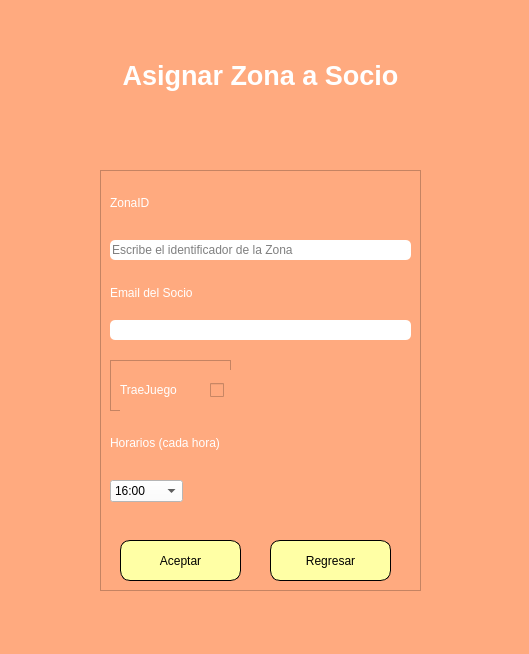
<?xml version="1.0" encoding="UTF-8"?>
<ui version="4.0">
 <class>MainWindow</class>
 <widget class="QMainWindow" name="MainWindow">
  <property name="geometry">
   <rect>
    <x>0</x>
    <y>0</y>
    <width>529</width>
    <height>654</height>
   </rect>
  </property>
  <property name="windowTitle">
   <string>MainWindow</string>
  </property>
  <property name="styleSheet">
   <string notr="true">background-color: rgb(255, 170, 127);</string>
  </property>
  <widget class="QWidget" name="centralwidget">
   <widget class="QLabel" name="label">
    <property name="geometry">
     <rect>
      <x>0</x>
      <y>0</y>
      <width>521</width>
      <height>151</height>
     </rect>
    </property>
    <property name="font">
     <font>
      <pointsize>16</pointsize>
      <italic>false</italic>
     </font>
    </property>
    <property name="toolTip">
     <string>&lt;html&gt;&lt;head/&gt;&lt;body&gt;&lt;p&gt;&lt;br/&gt;&lt;/p&gt;&lt;/body&gt;&lt;/html&gt;</string>
    </property>
    <property name="text">
     <string>&lt;html&gt;&lt;head/&gt;&lt;body&gt;&lt;p align=&quot;center&quot;&gt;&lt;span style=&quot; font-size:20pt; font-weight:600; color:#ffffff;&quot;&gt;Asignar Zona a Socio&lt;/span&gt;&lt;/p&gt;&lt;/body&gt;&lt;/html&gt;</string>
    </property>
   </widget>
   <widget class="QFrame" name="frame">
    <property name="geometry">
     <rect>
      <x>100</x>
      <y>170</y>
      <width>321</width>
      <height>421</height>
     </rect>
    </property>
    <property name="frameShape">
     <enum>QFrame::StyledPanel</enum>
    </property>
    <property name="frameShadow">
     <enum>QFrame::Raised</enum>
    </property>
    <widget class="QLabel" name="label_4">
     <property name="geometry">
      <rect>
       <x>10</x>
       <y>100</y>
       <width>281</width>
       <height>47</height>
      </rect>
     </property>
     <property name="styleSheet">
      <string notr="true">font: 11pt &quot;MS Shell Dlg 2&quot;;</string>
     </property>
     <property name="text">
      <string>&lt;html&gt;&lt;head/&gt;&lt;body&gt;&lt;p&gt;&lt;span style=&quot; color:#ffffff;&quot;&gt;Email del Socio&lt;/span&gt;&lt;/p&gt;&lt;/body&gt;&lt;/html&gt;</string>
     </property>
    </widget>
    <widget class="QLabel" name="EmailEdit">
     <property name="geometry">
      <rect>
       <x>10</x>
       <y>10</y>
       <width>301</width>
       <height>47</height>
      </rect>
     </property>
     <property name="styleSheet">
      <string notr="true">font: 11pt &quot;MS Shell Dlg 2&quot;;</string>
     </property>
     <property name="text">
      <string>&lt;html&gt;&lt;head/&gt;&lt;body&gt;&lt;p&gt;&lt;span style=&quot; color:#ffffff;&quot;&gt;ZonaID&lt;/span&gt;&lt;/p&gt;&lt;/body&gt;&lt;/html&gt;</string>
     </property>
    </widget>
    <widget class="QLineEdit" name="zonaEdit">
     <property name="geometry">
      <rect>
       <x>10</x>
       <y>70</y>
       <width>301</width>
       <height>20</height>
      </rect>
     </property>
     <property name="styleSheet">
      <string notr="true">background-color: rgb(255, 255, 255);
border-radius:5px;</string>
     </property>
     <property name="placeholderText">
      <string>Escribe el identificador de la Zona</string>
     </property>
    </widget>
    <widget class="QPushButton" name="aceptarBoton">
     <property name="geometry">
      <rect>
       <x>20</x>
       <y>370</y>
       <width>121</width>
       <height>41</height>
      </rect>
     </property>
     <property name="toolTip">
      <string>&lt;html&gt;&lt;head/&gt;&lt;body&gt;&lt;p&gt;&lt;span style=&quot; color:#ffffff;&quot;&gt;Login&lt;/span&gt;&lt;/p&gt;&lt;/body&gt;&lt;/html&gt;</string>
     </property>
     <property name="styleSheet">
      <string notr="true">font: 11pt &quot;MS Shell Dlg 2&quot;;
background-color: rgb(255, 255, 165);
border-radius:10px;
border: 1px solid black;</string>
     </property>
     <property name="text">
      <string>Aceptar</string>
     </property>
    </widget>
    <widget class="QPushButton" name="regresarBoton">
     <property name="geometry">
      <rect>
       <x>170</x>
       <y>370</y>
       <width>121</width>
       <height>41</height>
      </rect>
     </property>
     <property name="toolTip">
      <string>&lt;html&gt;&lt;head/&gt;&lt;body&gt;&lt;p&gt;&lt;span style=&quot; color:#ffffff;&quot;&gt;Login&lt;/span&gt;&lt;/p&gt;&lt;/body&gt;&lt;/html&gt;</string>
     </property>
     <property name="styleSheet">
      <string notr="true">font: 11pt &quot;MS Shell Dlg 2&quot;;
background-color: rgb(255, 255, 165);
border-radius:10px;
border: 1px solid black;</string>
     </property>
     <property name="text">
      <string>Regresar</string>
     </property>
    </widget>
    <widget class="QLabel" name="label_6">
     <property name="geometry">
      <rect>
       <x>10</x>
       <y>250</y>
       <width>281</width>
       <height>47</height>
      </rect>
     </property>
     <property name="styleSheet">
      <string notr="true">font: 11pt &quot;MS Shell Dlg 2&quot;;</string>
     </property>
     <property name="text">
      <string>&lt;html&gt;&lt;head/&gt;&lt;body&gt;&lt;p&gt;&lt;span style=&quot; color:#ffffff;&quot;&gt;Horarios (cada hora)&lt;/span&gt;&lt;/p&gt;&lt;/body&gt;&lt;/html&gt;</string>
     </property>
    </widget>
    <widget class="QLineEdit" name="emailEdit">
     <property name="geometry">
      <rect>
       <x>10</x>
       <y>150</y>
       <width>301</width>
       <height>20</height>
      </rect>
     </property>
     <property name="styleSheet">
      <string notr="true">background-color: rgb(255, 255, 255);
border-radius:5px;</string>
     </property>
     <property name="placeholderText">
      <string/>
     </property>
    </widget>
    <widget class="QFrame" name="frame_2">
     <property name="geometry">
      <rect>
       <x>10</x>
       <y>190</y>
       <width>121</width>
       <height>51</height>
      </rect>
     </property>
     <property name="frameShape">
      <enum>QFrame::StyledPanel</enum>
     </property>
     <property name="frameShadow">
      <enum>QFrame::Raised</enum>
     </property>
     <widget class="QLabel" name="label_5">
      <property name="geometry">
       <rect>
        <x>10</x>
        <y>10</y>
        <width>281</width>
        <height>41</height>
       </rect>
      </property>
      <property name="styleSheet">
       <string notr="true">font: 11pt &quot;MS Shell Dlg 2&quot;;</string>
      </property>
      <property name="text">
       <string>&lt;html&gt;&lt;head/&gt;&lt;body&gt;&lt;p&gt;&lt;span style=&quot; color:#ffffff;&quot;&gt;TraeJuego&lt;/span&gt;&lt;/p&gt;&lt;/body&gt;&lt;/html&gt;</string>
      </property>
     </widget>
     <widget class="QCheckBox" name="traejuegoBox">
      <property name="geometry">
       <rect>
        <x>100</x>
        <y>20</y>
        <width>21</width>
        <height>20</height>
       </rect>
      </property>
      <property name="text">
       <string/>
      </property>
     </widget>
    </widget>
    <widget class="QComboBox" name="horarioBox">
     <property name="geometry">
      <rect>
       <x>10</x>
       <y>310</y>
       <width>73</width>
       <height>22</height>
      </rect>
     </property>
     <property name="styleSheet">
      <string notr="true">background-color: rgb(255, 255, 255);</string>
     </property>
     <property name="maxVisibleItems">
      <number>10</number>
     </property>
     <item>
      <property name="text">
       <string>16:00</string>
      </property>
     </item>
     <item>
      <property name="text">
       <string>17:00</string>
      </property>
     </item>
     <item>
      <property name="text">
       <string>18:00</string>
      </property>
     </item>
     <item>
      <property name="text">
       <string>19:00</string>
      </property>
     </item>
     <item>
      <property name="text">
       <string>20:00</string>
      </property>
     </item>
     <item>
      <property name="text">
       <string>21:00</string>
      </property>
     </item>
    </widget>
   </widget>
  </widget>
 </widget>
 <resources/>
 <connections/>
</ui>
